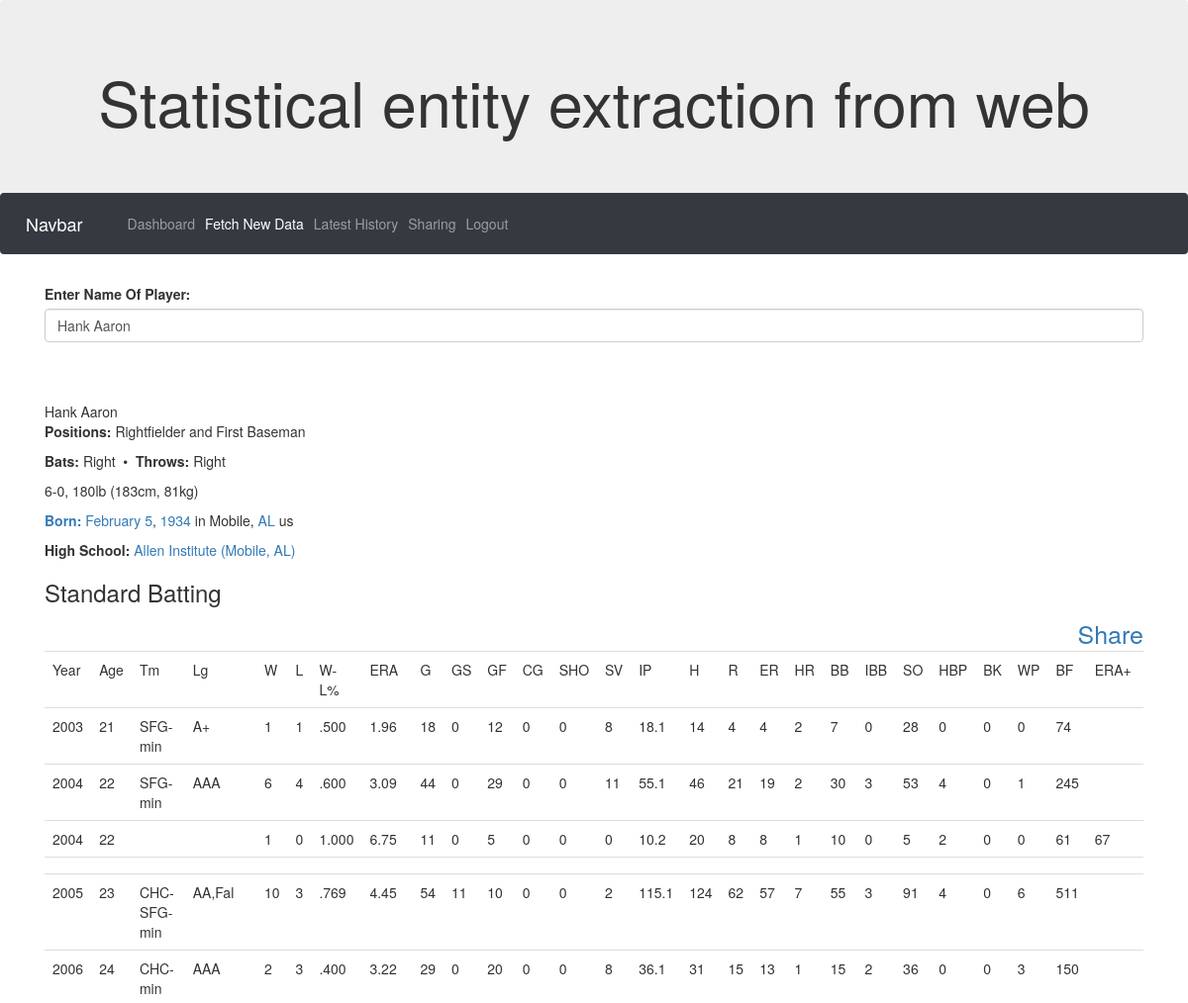
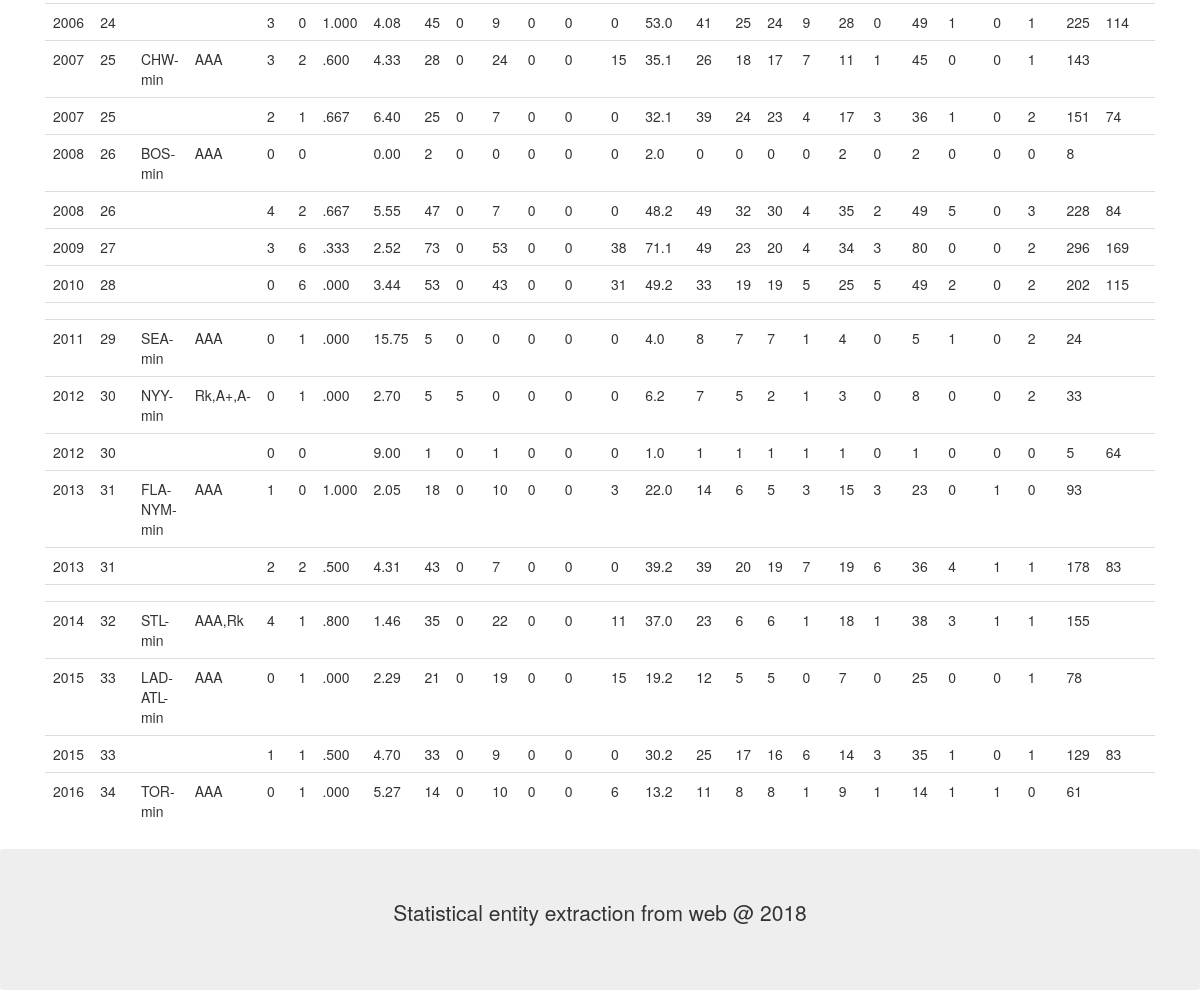
The page /fetch.php?playerName=Hank Aaron&insert=no (signed in) on the database its author committed (2 pictures, top to bottom).
### tables this page shows
CREATE TABLE `search_info` (
  `s_id` int(11) NOT NULL AUTO_INCREMENT,
  `s_title` varchar(99) NOT NULL,
  `s_header` longtext NOT NULL,
  `s_content` longtext NOT NULL,
  `s_daytime` datetime NOT NULL,
  `s_search_by` varchar(99) NOT NULL,
  PRIMARY KEY (`s_id`)
);

### fetch.php (the view, shortened to what this page needs)
<?php
include('common/config.php');
include('common/app_function.php');
headerIndex('','Home Page','inner','fetch');
if($_GET['insert']=='no')
{
    $query = sprintf("SELECT * FROM search_info  WHERE s_search_by='%s' AND s_title='%s' ",$_SESSION['user']['u_id'],$_GET['playerName']);
            if(!$result=mysqli_query($con,$query)){echo "Error : - ".mysqli_error($com); exit;}
            $row = mysqli_fetch_assoc($result);
            $data =$row['s_header'];
            $arra = json_decode($row['s_content']);
}
?>
    <div class="container" style="margin-top:30px">
        <div class="row">
            <div class="col-sm-12">
                <form action="" >
                    <div class="form-group">
                        <label> Enter Name Of Player:</label>
                        <input type="text" name="playerName" value="<?php echo $_GET['playerName']; ?>" placeholder="Player Name" class="form-control">
                    </div>
                </form>
                <div class="row margin-top">
                    <div class="col-md-12">
                        <?php if($_GET['playerName']!='')
                            { echo $data; } ?>
                        <h3>Standard Batting</h3>
                    <div style="    text-align: right;
    font-size: 25px;"><a href="javascript:void(0);" data-toggle="modal" data-target="#myModal"  >Share</a></div>
                        <div style="    width: 100%;
                        overflow-x: scroll;">
                        <table class="table" >
                            <?php $i=0; while(count($arra)>$i){
                               ?>
                                <tr>
                                    <?php $j =0; while(count($arra[$i])>$j){
                                        ?>
                                        <td><?php echo $arra[$i][$j]; ?></td>
                                        <?php $j++;
                                    } ?>
                                </tr>
                            <?php $i++; } ?>
                        </table>
                        </div>
                    </div>
                </div>
            </div>
        </div>
    </div>
    <div class="jumbotron text-center" style="margin-bottom:0">
        <p>Statistical entity extraction from web @ 2018</p>
    </div>
</body>
</html>

### common/app_function.php (shortened to what this page needs)
<?php
function headerIndex($path,$title,$type,$page)
{
?>
<!DOCTYPE html>
<html lang="en">
<head>
  <link rel="stylesheet" href="css/bootstrap.min.css">
  <link rel="stylesheet" href="css/style.css">
  <link rel="stylesheet" href="https://maxcdn.bootstrapcdn.com/bootstrap/3.3.7/css/bootstrap.min.css">
</head>
<body>
  <div class="jumbotron text-center" style="margin-bottom:0">
    <h1>Statistical entity extraction from web</h1>
  </div>
  <nav class="navbar navbar-expand-sm bg-dark navbar-dark">
    <a class="navbar-brand" href="#">Navbar</a>
    <div class="collapse navbar-collapse" id="collapsibleNavbar">
      <?php
      if($type=='inner'){ ?>
        <ul class="navbar-nav">
                <li class="nav-item <?php if($page=='home'){ echo "active";} ?>">
                    <a class="nav-link" href="home.php">Dashboard</a>
                </li>
                <li class="nav-item <?php if($page=='fetch'){ echo "active";} ?>">
                    <a class="nav-link" href="fetch.php">Fetch New Data</a>
                </li>
                <li class="nav-item <?php if($page=='history'){ echo "active";} ?>">
                    <a class="nav-link" href="history.php">Latest History</a>
                </li>
                <li class="nav-item <?php if($page=='sharing'){ echo "active";} ?>">
                    <a class="nav-link" href="share.php">Sharing</a>
                </li>
                <li class="nav-item ">
                    <a class="nav-link " href="submit.php?mode=logout">Logout</a>
                </li>
            </ul>
      <?php } ?>
    </div>
  </nav>
<?php
}
?>

### css/style.css (style rules this page uses)
.margin-top { margin-top:60px; }
.active { color: #fff; }

### rows shown on the page
search_info: s_header "Hank Aaron Positions: Rightfielder and First Baseman Bats: Right • Throws: Right 6-0 , 180lb (183cm, 81kg) Born: February 5 , 1934 in Mobile, AL us High School: Allen Institute (Mobile, AL)", s_content "Year", s_content "Age", s_content "Tm", s_content "Lg", s_content "W", s_content "L", s_content "W-L%", s_content "ERA", s_content "G", s_content "GS", s_content "GF", s_content "CG", s_content "SHO", s_content "SV", s_content "IP", s_content "H", s_content "R", s_content "ER", s_content "HR", s_content "BB", s_content "IBB", s_content "SO", s_content "HBP", s_content "BK", s_content "WP", s_content "BF", s_content "ERA+", s_content "2003", s_content "21", s_content "SFG-min", s_content "A+", s_content "1", s_content ".500", s_content "1.96", s_content "18", s_content "0", s_content "12", s_content "8", s_content "18.1", s_content "14", s_content "4", s_content "2", s_content "7", s_content "28", s_content "74", s_content "2004", s_content "22", s_content "AAA", s_content "6", s_content ".600", s_content "3.09", s_content "44", s_content "29", s_content "11", s_content "55.1", s_content "46", s_content "19", s_content "30", s_content "3", s_content "53", s_content "245", s_content "1.000", s_content "6.75", s_content "5", s_content "10.2", s_content "20", s_content "10", s_content "61", s_content "67", s_content "2005", s_content "23", s_content "CHC-SFG-min", s_content "AA,Fal", s_content ".769", s_content "4.45", s_content "54", s_content "115.1", s_content "124", s_content "62", s_content "57", s_content "55", s_content "91", s_content "511", s_content "2006", s_content "24", s_content "CHC-min", s_content ".400", s_content "3.22", s_content "36.1", s_content "31", s_content "15", s_content "13", s_content "36", s_content "150", s_content "4.08", s_content "45", s_content "9", s_content "53.0", s_content "41", s_content "25", s_content "49", s_content "225", s_content "114", s_content "2007", s_content "CHW-min", s_content "4.33", s_content "35.1", s_content "26", s_content "17", s_content "143", s_content ".667", s_content "6.40", s_content "32.1", s_content "39", s_content "151", s_content "2008", s_content "BOS-min", s_content "0.00", s_content "2.0", s_content "5.55", s_content "47", s_content "48.2", s_content "32", s_content "35", s_content "228", s_content "84", s_content "2009", s_content "27", s_content ".333", s_content "2.52", s_content "73", s_content "38", s_content "71.1", s_content "34", s_content "80", s_content "296", s_content "169", s_content "2010", s_content ".000", s_content "3.44", s_content "43", s_content "49.2", s_content "33", s_content "202", s_content "115", s_content "2011", s_content "SEA-min", s_content "15.75", s_content "4.0", s_content "2012", s_content "NYY-min", s_content "Rk,A+,A-", s_content "2.70", s_content "6.2", s_content "9.00", s_content "1.0", s_content "64", s_content "2013", s_content "FLA-NYM-min", s_content "2.05", s_content "22.0", s_content "93", s_content "4.31", s_content "39.2", s_content "178", s_content "83", s_content "2014", s_content "STL-min", s_content "AAA,Rk", s_content ".800", s_content "1.46", s_content "37.0", s_content "155", s_content "2015", s_content "LAD-ATL-min", s_content "2.29", s_content "19.2", s_content "78", s_content "4.70", s_content "30.2", s_content "16", s_content "129", s_content "2016", s_content "TOR-min", s_content "5.27", s_content "13.2"
